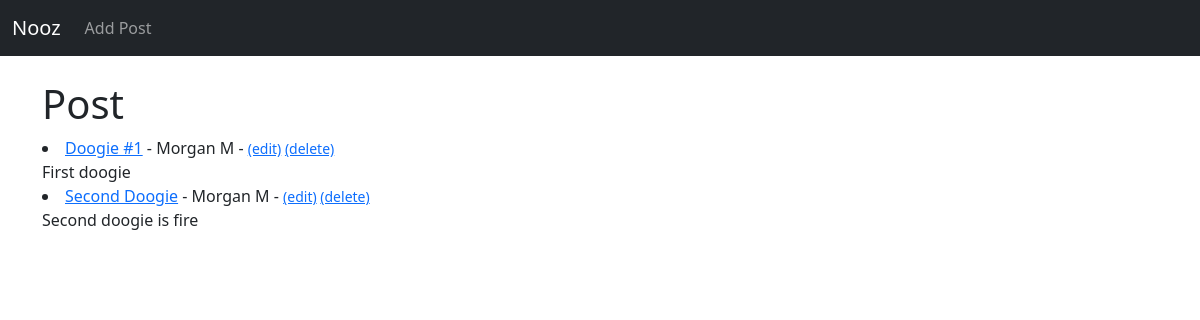
The page / on the database its author committed.
### nooz2/models.py (models this page shows, shortened)
class Post(models.Model):
    title = models.CharField(max_length=255)
    title_tag = models.CharField(max_length=255)
    author = models.ForeignKey(User, on_delete=models.CASCADE)
    body = models.TextField()
    timestamp = models.DateField(auto_now_add=True)

### nooz2/views.py (the view)
# urls.py: path('', HomeView.as_view(), name="home"),
class HomeView(ListView):
    model = Post
    template_name = 'home.html'
    ordering = ['-timestamp']

### templates/home.html
{% extends 'base.html' %}
{% block content %}
<h1>Post</h1>
{% for post in object_list %}
   <li><a href="{% url 'post-detail' post.pk %}">{{ post.title}}</a> -
    {{ post.author.first_name }} {{ post.author.last_name }} -
    <small>
        <a href="{% url 'edit_post' post.pk %}">(edit)</a>
        <a href="{% url 'delete_post' post.pk %}">(delete)</a>
    </small>
<br/>
    {{ post.body }}</li>
{% endfor %}
{% endblock %}

### rows shown on the page
Post: title "Doogie #1", author.first_name "Morgan", author.last_name "M", body "First doogie"
Post: title "Second Doogie", author.first_name "Morgan", author.last_name "M", body "Second doogie is fire"
